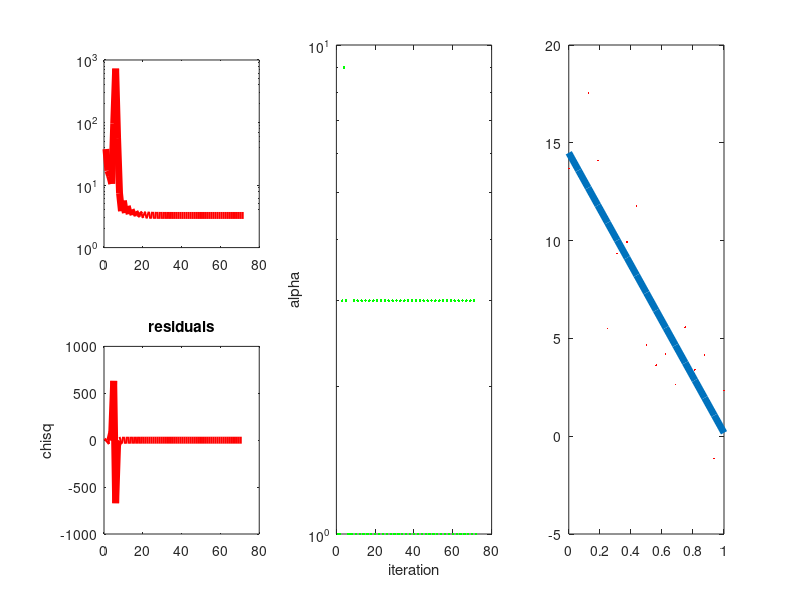

Source code (MATLAB):
1;


function residual = linearChisq(thetas, X, Y)

  n = length (X);

  residual = 0.5/n * sum ( (linear_theta(thetas, X) - Y ).^2);

endfunction
function residual = linearChisqDiff(diff, X)

  n = length (X);

  residual = 0.5/n * sum ( ( diff ).^2);

endfunction


function residual = Chisq(func, X, Y)
  n = length (X);

  residual = 1/n * sum ( (func( X ) - Y ).^2);
endfunction

function ev = linear_theta(theta, x)
  ev = theta(1);
  for i=2:length(theta),
    ev = ev + x* theta(i);        
  end
endfunction

function result = regression_iter (alpha, thetas,  X, Y)
 m = length(X);
 diff = linear_theta(thetas, X) - Y;
 result = thetas(2:end) - alpha/m * (diff' * X);
 result = [thetas(1) - alpha/m * sum( diff ) , result];
endfunction

%update rule for the fit
function result = regression_iter_diff (alpha, thetas, diff , X)
 n = length(X);
 %diff = linear_theta(thetas, X) - Y;
 result = thetas(2:end) - alpha/n * sum( diff .* X);
 result = [thetas(1) - alpha/n * sum( diff ) , result];
endfunction

%function f = example (thetas, X)
% f = thetas .* X';
%endfunction

%function ff = newfunc(thetas , f)
% ff = @f(thetas)
%endfunction

%linearChisq(thetas, X, Y)

% prepare a dataset
Xdata = -3:.5:5;
noise = [1.18194
   1.07424
   0.69250
   1.16632
  -0.90812
  -1.57212
   1.92818
   0.39879
   0.96984
  -1.62558];

Y = (10- 2* Xdata) + 2.8*randn(1, length(Xdata));

% variable scaling to 0-1 range
theXdataRange = (max(Xdata) - min(Xdata));
X = (Xdata - min(Xdata)) / theXdataRange ;
%Y = (10- 2* X) + 0.8*noise'; 

% h_{theta} (x) = theta_0  + theta_1 * x 
% initial guess
thetas = [0.2,0.3]
j0 = linearChisq(thetas, X,Y);
current_diff = linear_theta(thetas, X) - Y;
iterations = 1000
residuals = j0
alpha = 1e+0
adjust_alpha = [alpha]

% stopping cryterion
epsilon = 1e-7
m = length(X);

tic;
for i=2:iterations
  last_diff = current_diff;
  tmp = regression_iter_diff(alpha, thetas, current_diff, X);
  %tmp = regression_iter(alpha, thetas, X, Y);
  thetas = tmp;
  current_diff = (linear_theta(thetas, X) - Y ) ;
  if sum( isnan(current_diff) ) > 1 
    i
    break
  end
  %j0 = linearChisq(thetas, X, Y);
  j0 = linearChisqDiff(current_diff, X);
  
  down_step = j0 - residuals(i-1);
  if down_step < 0
    
    if (down_step ) > - m * 1e-0
      alpha = alpha * 3;
    end
  else
    alpha = alpha / 3;
  end
  adjust_alpha = [adjust_alpha alpha];
  residuals = [ residuals j0 ] ;
  if abs(down_step) < epsilon
   break;
  end
  %plot(residuals , '-*-' , ";residuals;")
end
toc;
subplot(2,3,1)
semilogy (residuals ,'-r' , 'linewidth' , 5 )  
subplot(2,3,4)
plot (diff(residuals) ,'-r' , 'linewidth' , 5 )  
title ('residuals')
ylabel('chisq')
subplot(2,3,[2 5])
semilogy (adjust_alpha,'.g' , 'linewidth' , 5 )
ylabel('alpha')
xlabel('iteration')
subplot(2,3,[3 6])
plot(X,Y,'.r', 'markersize' , 4,X ,linear_theta(thetas,X),'linewidth' , 5)

% the results of the linear fit are
thetas(1) - (min(Xdata)* thetas(2) / theXdataRange)
thetas(2)/theXdataRange
